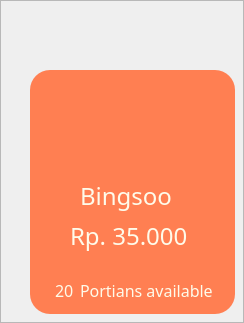
                              <widget class="QFrame" name="Frame_Bingsoo">
                               <property name="styleSheet">
                                <string notr="true"/>
                               </property>
                               <property name="frameShape">
                                <enum>QFrame::StyledPanel</enum>
                               </property>
                               <property name="frameShadow">
                                <enum>QFrame::Raised</enum>
                               </property>
                               <widget class="QPushButton" name="But_Bingsoo">
                                <property name="geometry">
                                 <rect>
                                  <x>30</x>
                                  <y>70</y>
                                  <width>205</width>
                                  <height>244</height>
                                 </rect>
                                </property>
                                <property name="styleSheet">
                                 <string notr="true">QPushButton{
background-color:rgb(255, 127, 82);
padding:50px 80px;
border:none;
border-radius:20px;

}
QPushButton:hover{
background-color:rgb(65, 119, 167);
}</string>
                                </property>
                                <property name="text">
                                 <string/>
                                </property>
                               </widget>
                               <widget class="QLabel" name="Label_Bingsoo">
                                <property name="geometry">
                                 <rect>
                                  <x>80</x>
                                  <y>180</y>
                                  <width>101</width>
                                  <height>31</height>
                                 </rect>
                                </property>
                                <property name="font">
                                 <font>
                                  <family>Poppins</family>
                                  <pointsize>18</pointsize>
                                 </font>
                                </property>
                                <property name="styleSheet">
                                 <string notr="true">background-color:none;
color:rgb(254, 251, 234);</string>
                                </property>
                                <property name="text">
                                 <string>Bingsoo</string>
                                </property>
                               </widget>
                               <widget class="QLabel" name="label_108">
                                <property name="geometry">
                                 <rect>
                                  <x>70</x>
                                  <y>220</y>
                                  <width>121</width>
                                  <height>31</height>
                                 </rect>
                                </property>
                                <property name="font">
                                 <font>
                                  <family>Poppins</family>
                                  <pointsize>18</pointsize>
                                 </font>
                                </property>
                                <property name="styleSheet">
                                 <string notr="true">background-color:none;
color:rgb(254, 251, 234);</string>
                                </property>
                                <property name="text">
                                 <string>Rp. 35.000</string>
                                </property>
                               </widget>
                               <widget class="QPushButton" name="pushButton_36">
                                <property name="geometry">
                                 <rect>
                                  <x>60</x>
                                  <y>0</y>
                                  <width>141</width>
                                  <height>151</height>
                                 </rect>
                                </property>
                                <property name="styleSheet">
                                 <string notr="true">QPushButton{
background-color:none;
padding:50px 80px;
border:none;
border-radius:75px;
}</string>
                                </property>
                                <property name="text">
                                 <string/>
                                </property>
                                <property name="icon">
                                 <iconset>
                                  <normaloff>icon/5.png</normaloff>icon/5.png</iconset>
                                </property>
                                <property name="iconSize">
                                 <size>
                                  <width>140</width>
                                  <height>140</height>
                                 </size>
                                </property>
                               </widget>
                               <widget class="QLabel" name="label_65">
                                <property name="geometry">
                                 <rect>
                                  <x>80</x>
                                  <y>280</y>
                                  <width>151</width>
                                  <height>21</height>
                                 </rect>
                                </property>
                                <property name="font">
                                 <font>
                                  <family>Poppins</family>
                                  <pointsize>12</pointsize>
                                 </font>
                                </property>
                                <property name="styleSheet">
                                 <string notr="true">background-color:none;
color:rgb(254, 251, 234);</string>
                                </property>
                                <property name="text">
                                 <string>Portians available</string>
                                </property>
                               </widget>
                               <widget class="QLabel" name="Lbl_Stock_Bingso">
                                <property name="geometry">
                                 <rect>
                                  <x>55</x>
                                  <y>280</y>
                                  <width>21</width>
                                  <height>21</height>
                                 </rect>
                                </property>
                                <property name="font">
                                 <font>
                                  <family>Poppins</family>
                                  <pointsize>12</pointsize>
                                 </font>
                                </property>
                                <property name="styleSheet">
                                 <string notr="true">background-color:none;
color:rgb(254, 251, 234);</string>
                                </property>
                                <property name="text">
                                 <string>20</string>
                                </property>
                               </widget>
                              </widget>
